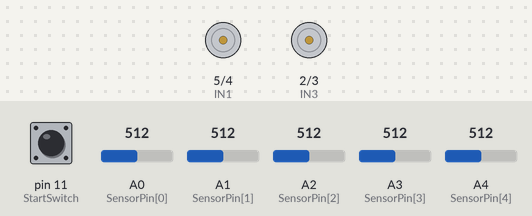
Simulated run of this sketch. Board: Arduino Uno, built with avr-gcc and run on an emulated ATmega328P. Parts: motor-driver pin pairs drawn as motors (green arrow = first pin HIGH = forward, orange = second pin HIGH = backward, longer = more drive, scaled by the enable pin). Inputs (shaded band) come from the test bench; at power-on: pin 11 (StartSwitch) HIGH, A0 (SensorPin[0]) = 512, A1 (SensorPin[1]) = 512, A2 (SensorPin[2]) = 512, A3 (SensorPin[3]) = 512, A4 (SensorPin[4]) = 512. What the sketch prints to the serial monitor is not drawn.

Above: at 15.7 s.
15.8 s: pin 11 (StartSwitch) pulled LOW for 1 s
At 16.25 s:
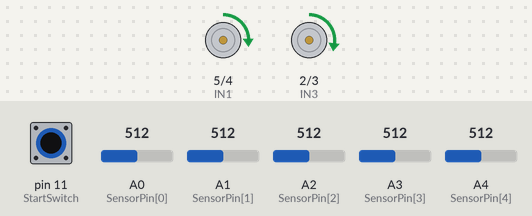
18.5 s: pin 11 (StartSwitch) pulled LOW for 0.15 s
At 20.2 s:
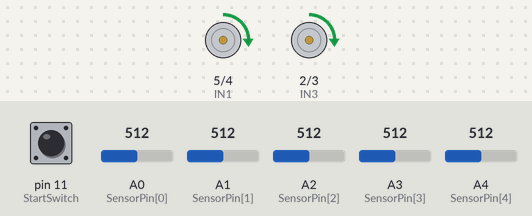
21.6 s: pin 11 (StartSwitch) pulled LOW for 3.2 s
At 22.05 s:
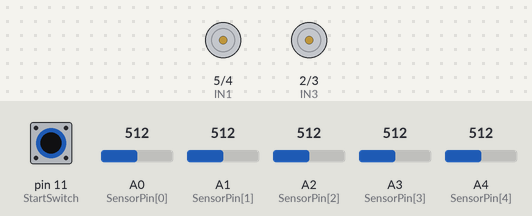
Timing chart, 0 to 26.4 s (numbered marks = the images above; inputs shaded):
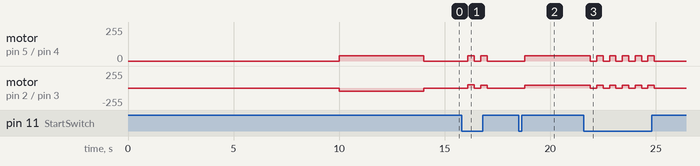

Measured:
- after the input at 15.8 s, motor on pin 5 (IN1) / pin 4 (IN2): alternates forward 40/255 for 0.30 s and stopped for 0.30 s, 4 changes in all, then stays stopped, starting after 0.30 s; motor on pin 2 (IN3) / pin 3 (IN4): stopped → forward 50/255 after 0.30 s, → stopped 0.30 s later, → forward 40/255 0.30 s later, → stopped 0.30 s later
- after the input at 18.5 s, motor on pin 5 (IN1) / pin 4 (IN2), motor on pin 2 (IN3) / pin 3 (IN4): stopped → forward 40/255 after 0.30 s
- after the input at 21.6 s, motor on pin 5 (IN1) / pin 4 (IN2), motor on pin 2 (IN3) / pin 3 (IN4): alternates forward 40/255 for 0.30 s and stopped for 0.30 s, 11 changes in all, then stays stopped, starting after 0.30 s

The sketch:

LFRFinal_WINNER.ino
```cpp
#define IR 5 //number of IR sensors
#define BaseSpeed 40 //base speed of motors
#define CalSpeed 40 // calibration speed of motors
#define FwdSpeed 40 //forward speed of motors
#define RevSpeed 60 //backward speed of motors
#define KS 1000 // sensor factor used for calibration
#define overlap 150 //line centering post calibration
#define EN1 9
#define EN2 10
//LEFT: EN1 = 9  IN1 = 5  IN2 = 4 RIGHT: EN2 = 10  IN3 = 2  IN4 = 3

//PID constants subject to change
float Kp = 0.015;
float Kd = 0.3;
float Ki = 0.005;
// for 40 speed :Kp = 0.015; for 60 speed: 0.035
//Kd = 0.3; 0.7
//Ki = 0.005; 0.001
long P = 0, I = 0, D = 0, PIDvalue = 0, PrevError = 0;

//sensor PINS and Sensors
const byte SensorPin[IR] = {A0,A1,A2,A3,A4}; //sensor pins array
int Sensors[IR]; //array that stores sensor values
int MinSensors[IR]; //array that stores minimum values of sensors
int MaxSensors[IR]; //array that stores maximum values of sensors

// Sensor Position
unsigned long positionX = 0; //position of the line w.r.t. sensors
unsigned long positionM = ((IR*KS)-KS)/2; //middle position of the line
int positionH = 0; //horizontal offset from the line

//line detection
bool lineDetected = false;

//Running status
bool Running = false; //set to true for testing, make it false later on

//test shit
int sL = 0, sR = 0;

//Time counters
unsigned long time0 = 0;
unsigned long time1 = 0;

//Motor A
int IN1 = 5;
int IN2 = 4;
//Motor B
int IN3 = 2;
int IN4 = 3;

//Motor Speeds;
int SpeedA = 0;
int SpeedB = 0;

//Switch Pins
int StartSwitch = 11;
int switchState = 0;

//function prototypes
void Calibrate(void);
void GetSensorValues(void);
void CalculatePID(void);
void MotorControl(int running);
void rightFwd(int speed);
void rightRev(int speed);
void leftFwd(int speed);
void leftRev(int speed);
void check_and_toggle_switch(void);
void testSuite(void);

void setup(){
  Serial.begin(500000);
  delay(10000); //wait for a while before doing calibration
  // Set all the motor control pins to outputs
  pinMode(IN1, OUTPUT);
  pinMode(IN2, OUTPUT); //originally setting this to high sets left to fwd
  pinMode(EN1, OUTPUT);//setting this to high will put Motor A in FWD
  pinMode(IN3, OUTPUT);
  pinMode(IN4, OUTPUT); //originally setting this to high sets right to fwd
  pinMode(EN2, OUTPUT);//setting this to high will put Motor B in FWD
  pinMode(StartSwitch, INPUT_PULLUP);

  // Motor A
  digitalWrite(IN1, HIGH);
  digitalWrite(IN2, LOW);

  // Motor B
  digitalWrite(IN3, HIGH);
  digitalWrite(IN4, LOW);

  // Switches
  //pinMode(StartSwitch, INPUT);
  //pinMode(CalibrateSwitch, INPUT); // might not be needed as calibration is done on power on
  //calibrate
  Serial.println("Calibration Started");
  Calibrate();
  digitalWrite(IN1, LOW);
  digitalWrite(IN2, LOW);
  digitalWrite(IN3, LOW);
  digitalWrite(IN4, LOW);
  Serial.println("Calibration Ended");
  // Calibration End
  delay(500);
}

void loop(){
  //control sequence
  check_and_toggle_switch();
  GetSensorValues();
  CalculatePID();
  MotorControl(Running);
  testSuite();
}

void Calibrate(){
  //initialise sensor readings, min and max values
  for (int i=0; i<IR;i++){
    Sensors[i] = analogRead(SensorPin[i]);
    MinSensors[i] = Sensors[i];
    MaxSensors[i] = Sensors[i];
  }
  // calibrate sensors
  for(int i = 0; i<7000;i++){
    for (int j = 0; j<IR; j++){
      Sensors[j] = analogRead(SensorPin[j]);
      if (Sensors[j] < MinSensors[j]) MinSensors[j] = Sensors[j];
      if (Sensors[j] > MaxSensors[j]) MaxSensors[j] = Sensors[j];
    }

    //analogWrite(IN2, CalSpeed);
    leftFwd(CalSpeed);
    //analogWrite(IN3, CalSpeed + 10);
    rightRev(CalSpeed+10);
  }
}

void GetSensorValues(){
  lineDetected = false;
  unsigned long weightedSum = 0;
  unsigned int sum = 0;

  for (int i = 0; i<IR; i++){
    Sensors[i] = analogRead(SensorPin[i]);
    Sensors[i] = map(Sensors[i], MinSensors[i], MaxSensors[i], KS, 0); //print this out during testing to see what kinda values we get (high vals for black)
    Sensors[i] = constrain(Sensors[i], 0, KS);
    // threshold for line detect
    if (Sensors[i]>=450) lineDetected = true;
    if (Sensors[i] >= 50){
      weightedSum += long(Sensors[i])*(i*KS);
      sum += Sensors[i];
    }
  }

  if (lineDetected) positionX = weightedSum/sum;
  else if (positionX < positionM) positionX = 0;
  else positionX = positionM*2;
  positionH = positionX - positionM; // testing ke liye this will be used otherwise it is pointless
}

void CalculatePID(){
  P = positionX - positionM;
  I = P + PrevError; // OG was I = P + PrevError
  D = P - PrevError;
  PIDvalue = (Kp*P) + (Ki*I) + (Kd*D);
  PrevError = P;
}

void MotorControl(int running){
  int speedLeft = 0, speedRight = 0;

  if(lineDetected){
    if(running){
      speedLeft = BaseSpeed + PIDvalue;
      speedRight = BaseSpeed - PIDvalue;

      speedLeft = constrain(speedLeft, 0, 255);
      speedRight = constrain(speedRight, 0, 255);
      sL = speedLeft;
      sR = speedRight;
      //motor A
      // analogWrite(IN1, 0);
      // analogWrite(IN2, speedLeft);
      leftFwd(speedLeft);
      //motor B
      // analogWrite(IN3, 0);
      // analogWrite(IN4, speedRight);
      rightFwd(speedRight);
    } else {
      if (P<-overlap){
        speedLeft = -PIDvalue;
        speedRight = speedLeft;
        sL = speedLeft;
        sR = speedRight;
        // motor A
        // analogWrite(IN1, speedLeft);
        // analogWrite(IN2, 0);
        leftRev(speedLeft);
        // motor B
        // analogWrite(IN3, 0);
        // analogWrite(IN4, speedRight);
        rightFwd(speedRight);
      } else if (P > overlap){
        speedLeft = PIDvalue;
        speedRight = speedLeft;
        sL = speedLeft;
        sR = speedRight;
        // motor A
        // analogWrite(IN1, 0);
        // analogWrite(IN2, speedLeft);
        leftFwd(speedLeft);
        // motor B
        // analogWrite(IN3, speedRight);
        // analogWrite(IN4, 0);
        rightRev(speedRight);
      } else {
        // motor A
        // analogWrite(IN1, 0);
        // analogWrite(IN2, 0);
        sL = 0;
        sR = 0;
        leftFwd(0);
        // motor B
        // analogWrite(IN3, 0);
        // analogWrite(IN4, 0);
        rightFwd(0);
      }
    }
  } else {
    if (P == -positionM){
      speedLeft = FwdSpeed;
      speedRight = RevSpeed;
      sL = speedLeft;
      sR = speedRight;
      //motor A
      // analogWrite(IN1, speedLeft);
      // analogWrite(IN2, 0);
      leftRev(speedLeft);
      //motor B
      // analogWrite(IN3, 0);
      // analogWrite(IN4, speedRight);
      rightFwd(speedRight);
    } else if (P == positionM){
      speedLeft = RevSpeed;
      speedRight = FwdSpeed;
      sL = speedLeft;
      sR = speedRight;
      //motor A
      // analogWrite(IN1, 0);
      // analogWrite(IN2, speedLeft);
      leftFwd(speedLeft);
      //motor B
      // analogWrite(IN3, speedRight);
      // analogWrite(IN4, 0);
      rightRev(speedRight);
    }
  }
}

void leftFwd(int speed){
  digitalWrite(IN1, HIGH);
  digitalWrite(IN2, LOW);
  analogWrite(EN1, speed);
}

void leftRev(int speed){
  digitalWrite(IN1, LOW);
  digitalWrite(IN2, HIGH);
  analogWrite(EN1, speed);
}

void rightFwd(int speed){
  digitalWrite(IN3, HIGH);
  digitalWrite(IN4, LOW);
  analogWrite(EN2, speed);
}

void rightRev(int speed){
  digitalWrite(IN3, LOW);
  digitalWrite(IN4, HIGH);
  analogWrite(EN2, speed);
}

void check_and_toggle_switch(){
  switchState = digitalRead(StartSwitch);
  if (switchState != HIGH){
    delay(300); // avoid repeated reading
    Running = !Running;
  }
}

void testSuite(){
  //for testing
  char data[150];
  char sensor_position[6];
  sprintf(sensor_position, "%5d", positionH);
  // sensor 1 2 3 4 5;
  sprintf(data, "Sensors: %4d  %4d  %4d  %4d  %4d Motors: %4d  %4d position: %4d", Sensors[0], Sensors[1], Sensors[2], Sensors[3], Sensors[4],sL ,sR, positionX);
  Serial.print(data);
  Serial.print(sensor_position);
  Serial.print(" Running status: ");
  Serial.println(Running);
}
```
